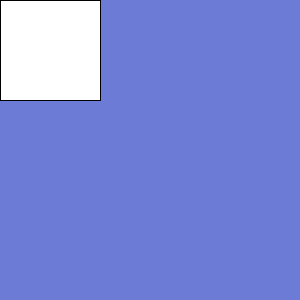
Frame 1 (no input)
Frame 60 (the mouse pressed at the canvas centre just before this capture): identical to frame 1, image omitted
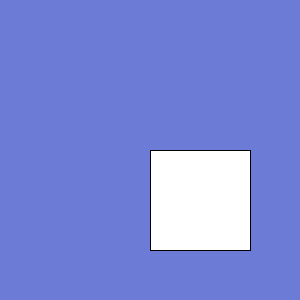
Frame 120 (the mouse held since frame 60 and released just before this capture)

The Processing sketch that drew these frames (run headless with seeded random() and noise(); from frame 60 on, the mouse is pressed at the canvas centre):

// Processing sketch: week16_setup
// ── week16_setup.pde
void setup(){
  size(300,300);
}
void draw(){
  background(#6C7CD6);
  rect(mouseX,mouseY,100,100);
}
